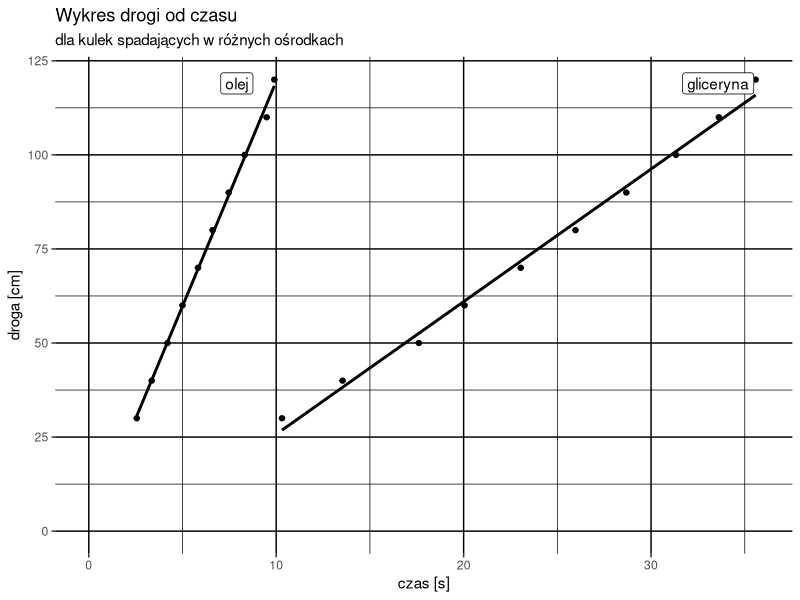

Write R code to recreate this figure.
library(dplyr)
library(ggplot2)
library(tidyr)

df <- read.csv2("lab4/pomiary_predkosci.csv")
#df <- read.csv2("pomiary_predkosci.csv")

round_uncertainty <- function(val, uncer) {
  round(val, -floor(log10(uncer)) + 1)
}
# Wykres
time_uncertainty <- sqrt((0.01^2)/3 + (0.3^2)/3)
round_uncertainty(time_uncertainty, time_uncertainty)
distance_uncertainty <- 0.1/sqrt(3)
round_uncertainty(distance_uncertainty, distance_uncertainty)

df_long <- df |>
  pivot_longer(-distance, names_to = "medium", values_to = "time")

df_long |>
  ggplot(aes(x = time, y = distance, group = medium)) +
  geom_point() +
  geom_errorbar(aes(ymin = distance - distance_uncertainty,
                    ymax = distance + distance_uncertainty), width = 0) +
  geom_errorbarh(aes(xmin = time - time_uncertainty,
                    xmax = time + time_uncertainty), height = 0) +
  geom_smooth(method = "lm", se = FALSE, colour = "black") +
  geom_label(
    data =  
      df_long |> arrange(distance) |>
      group_by(medium) |> summarise(lt = last(time), ld = last(distance)),
    mapping = aes(x = lt, y = ld, label = medium),
    nudge_x = -2, nudge_y = -1
  ) +
  labs(
    x = "czas [s]",
    y = "droga [cm]",
    title = "Wykres drogi od czasu", 
    subtitle = "dla kulek spadających w różnych ośrodkach"
  ) +
  theme(
    panel.background = element_blank(),
    panel.grid = element_line(colour = "black")
  )  +
  scale_x_continuous(limits = c(0, NA)) +
  scale_y_continuous(limits = c(0, NA))

# ggsave("lab4/s(t).pdf", device = cairo_pdf,
#        width = 10, height = 6)

reg_gli <- lm(df$distance ~ df$gliceryna)
reg_oil <- lm(df$distance ~ df$olej)

v_gr_gli <- reg_gli$coefficients[2]
v_gr_oil <- reg_oil$coefficients[2]

u_v_gr_gli <- sqrt(diag(vcov(reg_gli)))[2]
u_v_gr_oil <- sqrt(diag(vcov(reg_oil)))[2]

round_uncertainty(v_gr_gli, u_v_gr_gli)
round_uncertainty(u_v_gr_gli, u_v_gr_gli)
round_uncertainty(v_gr_oil, u_v_gr_oil)
round_uncertainty(u_v_gr_oil, u_v_gr_oil)

#sformatowanie tabelki z danymi
# df |>
#   mutate(no_in_series = 1:dim(df)[1], .before = 1) |>
#   select(no_in_series, distance, gliceryna, olej) |>
#   write.table("lab4/odl_i_czasy.txt",
#               col.names = c("Lp","s", "tg", "to"),
#               quote = FALSE, dec = ",", sep = "\t", row.names = FALSE)

diameters <- read.table("lab4/srednice.txt", header = TRUE,
                        dec = ",")
# diameters <- read.table("srednice.txt", header = TRUE,
#                         dec = ",")


# średnia średnica kulki i niepewność
mean_d <- mean(diameters$d)
mean_d_uncertainty <- sqrt(var(diameters$d)/length(diameters$d) + (0.01^2)/3)
round_uncertainty(mean_d_uncertainty, mean_d_uncertainty)
round_uncertainty(mean_d, mean_d_uncertainty)

# gęstość kulki
m10 <- 1.13
m <- m10/10
u_m10 <- 0.01/sqrt(3)
u_m <- u_m10/10
r <- mean_d / 2
V <- 4*pi*r^3/3
ro <- m/V * 1000

u_r <- mean_d_uncertainty/2
u_V <-  2*pi*r^2*u_r
u_ro <- sqrt(
  (u_m/V)^2 + (m*u_V/V^2)^2
) * 1000

round_uncertainty(u_r, u_r)
round_uncertainty(r, u_r)
round_uncertainty(u_V, u_V)
round_uncertainty(V, u_V)
round_uncertainty(u_ro, u_ro)
round_uncertainty(ro, u_ro)

#lepkość
g <- 100*9.80665
ro_gli <- 1.261
ro_oil <- 0.867
R <- 40
u_R <- 0.3
visc_gli <- (2 * (r/10)^2 * g * (ro - ro_gli))/(9 * v_gr_gli * (1 + 2.4 * (r/R))) * 1/10
visc_oil <- (2 * (r/10)^2 * g * (ro - ro_oil))/(9 * v_gr_oil * (1 + 2.4 * (r/R))) * 1/10

u_visc_gli <- visc_gli * sqrt(
  ((2/r - 2.4/(R + 2.4*r))*u_r)^2 + (u_ro / (ro - ro_gli))^2 +
    (u_v_gr_gli/v_gr_gli)^2 + (2.4*u_R/(R*(R + 2.4*r)))^2
)
u_visc_oil <- visc_oil * sqrt(
  ((2/r - 2.4/(R + 2.4*r))*u_r)^2 + (u_ro / (ro - ro_oil))^2 +
    (u_v_gr_oil/v_gr_oil)^2 + (2.4*u_R/(R*(R + 2.4*r)))^2
)

round_uncertainty(u_visc_gli, u_visc_gli)
round_uncertainty(visc_gli, u_visc_gli)
round_uncertainty(u_visc_oil, u_visc_oil)
round_uncertainty(visc_oil, u_visc_oil)

tau_gli <- m / (6 * pi * visc_gli * r)
tau_oil <- m / (6 * pi * visc_oil * r)

u_tau_gli <- sqrt((u_m / (6 * pi * visc_gli * r))^2 + (tau_gli / visc_gli * u_visc_gli)^2 +
                   (tau_gli / r * u_r)^2)
u_tau_oil <- sqrt((u_m / (6 * pi * visc_oil * r))^2 + (tau_oil / visc_oil * u_visc_oil)^2 +
                    (tau_oil / r * u_r)^2)

round_uncertainty(u_tau_gli, u_tau_gli)
round_uncertainty(tau_gli, u_tau_gli)
round_uncertainty(u_tau_oil, u_tau_oil)
round_uncertainty(tau_oil, u_tau_oil)
